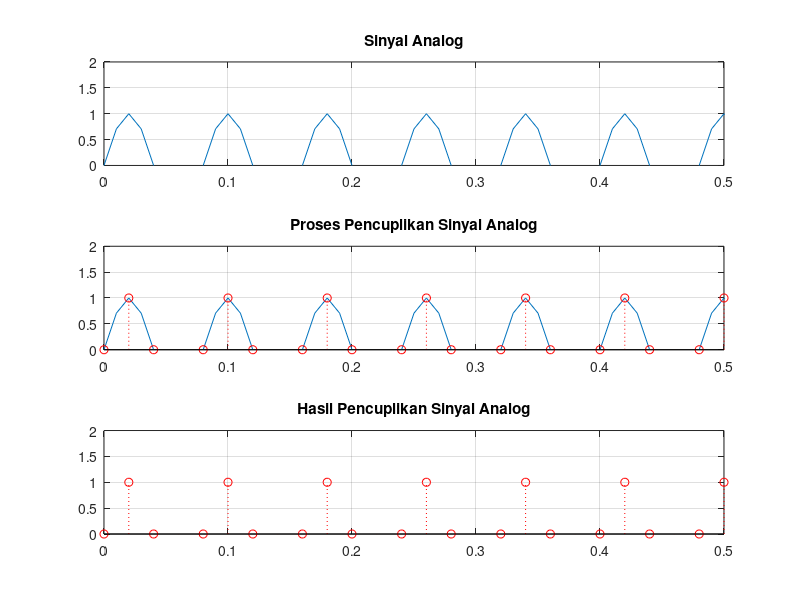

Source code (MATLAB):
%Pencuplikan data sinyal sin

%Sinyal data (analog)
fa = 50;
t = 0:0.01:10;
x = sin((pi*fa*t)/2)

%Pencuplikan data waktu diskrit
fs = 50;
dt = 1/fs;
ts = 0:dt:10;
xst = sin((pi*fa*ts)/2);

% grafik
figure;
subplot (3,1,1); plot (t,x); grid on;
axis ([0 0.5 0 2]); title ('Sinyal Analog');
subplot (3,1,2); plot (t,x); grid on;
axis ([0 0.5 0 2]); title ('Proses Pencuplikan Sinyal Analog');
hold on; stem(ts,xst,':or');
subplot (3,1,3); stem(ts,xst,':or'); grid on;
axis ([0 0.5 0 2]); title ('Hasil Pencuplikan Sinyal Analog');
